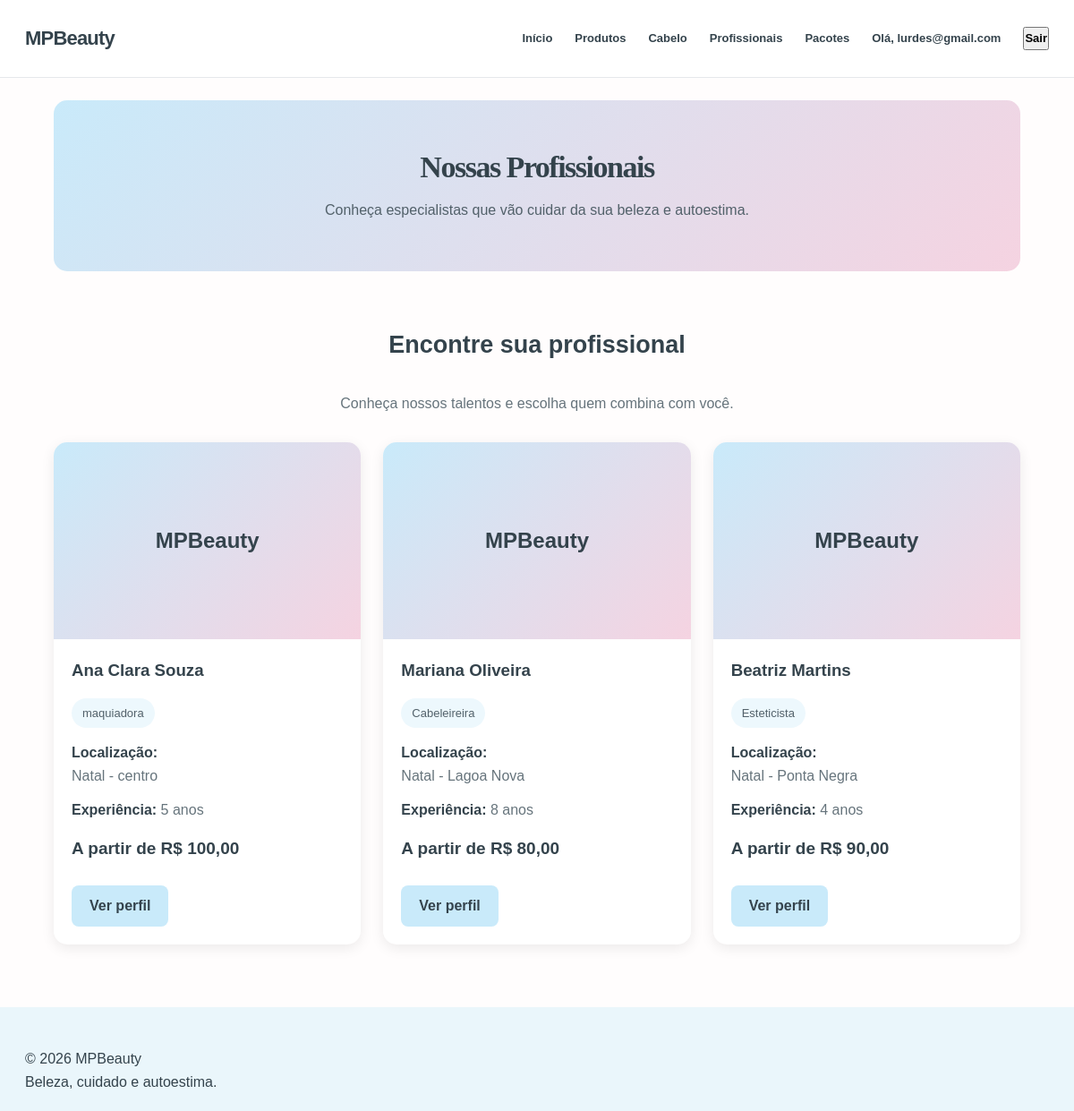
Screenshot of /profissionais/ (signed in) with the database file from the repository.
### beauty/models.py (models this page shows, shortened)
class Professional(models.Model):
    name = models.CharField(max_length=100)
    profession = models.CharField(max_length=100)
    city = models.CharField(max_length=100)
    neighborhood = models.CharField(max_length=100)
    bio = models.TextField()
    experience_years = models.PositiveIntegerField(default=0)
    home_service = models.BooleanField(default=False)
    studio_service = models.BooleanField(default=True)
    starting_price = models.DecimalField(
        max_digits=8,
        decimal_places=2
    )
    image = models.URLField(blank=True)

### beauty/views.py (the view)
# urls.py: path("profissionais/", views.profissionais, name="profissionais"),
def profissionais(request):
    lista = Professional.objects.all()
    return render(request, "beauty/profissionais.html", {
        "profissionais": lista,
    })

### beauty/templates/beauty/profissionais.html (shortened to what this page needs)
{% extends 'beauty/base.html' %}
{% block content %}
<section class="page-banner">
    <h1>Nossas Profissionais</h1>
    <p>Conheça especialistas que vão cuidar da sua beleza e autoestima.</p>
</section>
<section class="section">
    <div class="section-title">
        <h2>Encontre sua profissional</h2>
        <p>Conheça nossos talentos e escolha quem combina com você.</p>
    </div>
    <div class="cards">
        {% for profissional in profissionais %}
        <article class="card">
            {% if profissional.image %}
                <img
                    src="{{ profissional.image }}"
                    alt="{{ profissional.name }}"
                >
            {% else %}
                <div class="professional-no-image">
                    MPBeauty
                </div>
            {% endif %}
            <div class="card-content">
                <h3>{{ profissional.name }}</h3>
                <span class="professional-category">
                    {{ profissional.profession }}
                </span>
                <p>
                    <strong>Localização:</strong><br>
                    {{ profissional.city }} - {{ profissional.neighborhood }}
                </p>
                <p>
                    <strong>Experiência:</strong>
                    {{ profissional.experience_years }} anos
                </p>
                <strong class="product-price">
                    A partir de R$ {{ profissional.starting_price }}
                </strong>
                <a
                    href="{% url 'profissionais_detalhes' profissional.id %}"
                    class="button"
                >
                    Ver perfil
                </a>
            </div>
        </article>
        {% empty %}
            <p class="empty-message">
                Nenhuma profissional cadastrada no momento.
            </p>
        {% endfor %}
    </div>
</section>
{% endblock %}

### beauty/templates/beauty/base.html (shortened to what this page needs)
{% load static %}
<!DOCTYPE html>
<html lang="pt-br">
<head>
    <link rel="stylesheet" href="{% static 'beauty/css/style.css' %}">
</head>
<body>
    <header class="site-header">
        <div class="header-inner">
            <a href="{% url 'inicio' %}" class="logo">
                MPBeauty
            </a>
            <nav class="main-nav">
                <a href="{% url 'inicio' %}">Início</a>
                <a href="{% url 'produtos' %}">Produtos</a>
                <a href="{% url 'produtos' %}?category=cabelo">Cabelo</a>
                <a href="{% url 'profissionais' %}">Profissionais</a>
                <a href="{% url 'pacotes' %}">Pacotes</a>
                {% if user.is_authenticated %}
                    <span>Olá, {{ user.username }}</span>
                    <form method="post" action="{% url 'logout' %}">
                        <button type="submit">Sair</button>
                    </form>
                {% else %}
                    <a href="{% url 'login' %}">Entrar</a>
                    <a href="{% url 'cadastro' %}">Criar conta</a>
                {% endif %}
            </nav>
        </div>
    </header>
    <main>
        {% block content %}
        {% endblock %}
    </main>
    <footer class="site-footer">
        <p>© 2026 MPBeauty</p>
        <p>Beleza, cuidado e autoestima.</p>
    </footer>
</body>
</html>

### beauty/static/beauty/css/style.css (style rules this page uses)
:root { --blue: #c9eafa; --blue-deep: #8fcce8; --blue-soft: #edf8fd; --pink: #f5d3e1; --pink-deep: #d98eae; --pink-soft: #fff3f7; --ink: #34434c; --muted: #78858c; --white: #ffffff; --line: #e9e7e8; --shadow: 0 16px 45px rgba(68, 91, 105, .09); --radius: 20px; }
* { box-sizing: border-box; margin: 0; padding: 0; }
html { scroll-behavior: smooth; }
body { font-family: "DM Sans", Arial, sans-serif; color: var(--ink); background: #fffdfd; line-height: 1.65; }
a { color: inherit; text-decoration: none; }
button, input, textarea, select { font: inherit; }
.site-header { position: sticky; top: 0; z-index: 50; background: rgba(255,255,255,.94); backdrop-filter: blur(14px); border-bottom: 1px solid rgba(220,225,228,.75); }
.header-inner { max-width: 1200px; min-height: 86px; margin: auto; padding: 12px 28px; display: flex; align-items: center; justify-content: space-between; gap: 28px; }
.logo { display: flex; align-items: center; gap: 10px; font-weight: 700; font-size: 22px; line-height: 1.1; letter-spacing: -.8px; }
.main-nav { display: flex; align-items: center; gap: 25px; font-size: 13px; font-weight: 600; }
main { min-height: 65vh; }
.hero h1, .page-banner h1, .detail-copy h1, .form-panel h1 { font-family: "Playfair Display", Georgia, serif; font-size: clamp(38px, 5vw, 62px); font-weight: 600; letter-spacing: -1.5px; line-height: 1.2; }
.page-banner { padding: 76px 25px; text-align: center; background: linear-gradient(110deg, #fff1f6, #f4faff); }
.page-banner h1 { font-size: clamp(35px, 4vw, 51px); }
.page-banner p { color: var(--muted); margin-top: 14px; font-size: 14px; }
.site-footer { margin-top: 35px; padding: 45px 28px 18px; background: #eaf6fb; }
.section { padding: 35px 5%; margin-bottom: 30px; }
.section h2 { text-align: center; color: #34434c; margin-bottom: 30px; font-size: 28px; }
.cards { display: grid; grid-template-columns: repeat(3, minmax(0, 1fr)); gap: 25px; max-width: 1200px; margin: 0 auto; }
.card { background-color: white; border-radius: 15px; overflow: hidden; box-shadow: 0 4px 15px rgba(0, 0, 0, 0.08); transition: transform 0.3s ease; }
.card-content { padding: 20px; }
.card-content h3 { color: #34434c; margin-bottom: 10px; }
.card-content p { color: #66747c; margin-bottom: 10px; }
.button { display: inline-block; background-color: #c9eafa; color: #34434c; padding: 10px 20px; border-radius: 8px; text-decoration: none; font-weight: bold; margin-top: 10px; transition: 0.3s; }
.page-banner { background: linear-gradient(135deg, #c9eafa, #f5d3e1); padding: 55px 20px; text-align: center; border-radius: 15px; margin: 25px 5%; }
.page-banner h1 { color: #34434c; font-size: 34px; margin-bottom: 12px; }
.page-banner p { color: #52616a; font-size: 16px; }
.section-title { text-align: center; margin-bottom: 30px; }
.section-title h2 { color: #34434c; font-size: 27px; }
.section-title p { color: #66747c; }
.product-price { display: block; color: #34434c; font-size: 20px; margin: 15px 0; }
.professional-no-image { height: 220px; background: linear-gradient(135deg, #c9eafa, #f5d3e1); display: flex; justify-content: center; align-items: center; color: #34434c; font-size: 24px; font-weight: bold; }
.professional-category { display: inline-block; background: #edf8fd; color: #52616a; padding: 6px 12px; border-radius: 20px; font-size: 13px; margin: 5px 0 15px; }
.card-content p { line-height: 1.6; margin-bottom: 12px; }
.card-content strong { color: #34434c; }
.card-content .product-price { display: block; font-size: 19px; margin: 15px 0; }

### rows the page displays
Professional: image "MPBeauty", name "Ana Clara Souza", profession "maquiadora", city "Natal", neighborhood "centro", experience_years "5", starting_price "100,00"
Professional: image "MPBeauty", name "Mariana Oliveira", profession "Cabeleireira", city "Natal", neighborhood "Lagoa Nova", experience_years "8", starting_price "80,00"
Professional: image "MPBeauty", name "Beatriz Martins", profession "Esteticista", city "Natal", neighborhood "Ponta Negra", experience_years "4", starting_price "90,00"

### other values shown
{{ user.username }} "lurdes@gmail.com"
